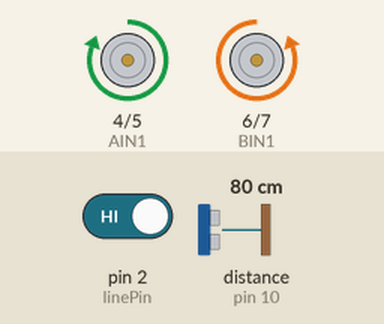
Simulated run of this sketch. Board: Arduino Uno, built with avr-gcc and run on an emulated ATmega328P. On the bench: motor-driver pin pairs drawn as motors (green arrow = first pin HIGH = forward, orange = second pin HIGH = backward, longer = more drive). Wiring (inferred from the names in the program): ultrasonic range finder: trigger pin 9; echo pin 10. Inputs (shaded band) come from the test bench; at power-on: distance to the obstacle (sensor on pin 10) 80 cm, pin 2 (linePin) HIGH. The echo pulse lasts 58.3 µs per cm.

Above: at 6.2 s.
6.3 s: distance to the obstacle (sensor on pin 10) set to 46 cm
7.8 s: distance to the obstacle (sensor on pin 10) set to 38 cm
At 8.6 s:
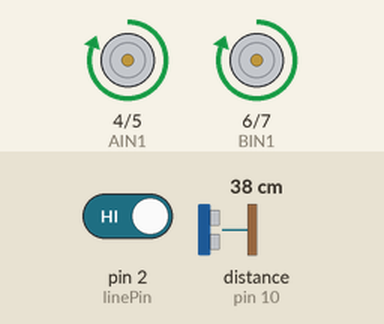
9.3 s: distance to the obstacle (sensor on pin 10) set to 60 cm
At 9.8 s:
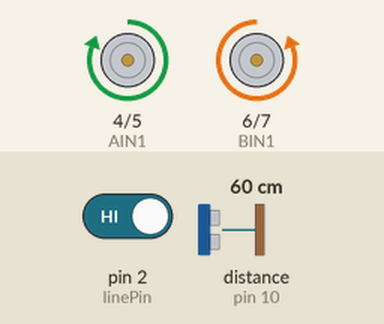
10.8 s: distance to the obstacle (sensor on pin 10) set to 2 cm
At 12.0 s:
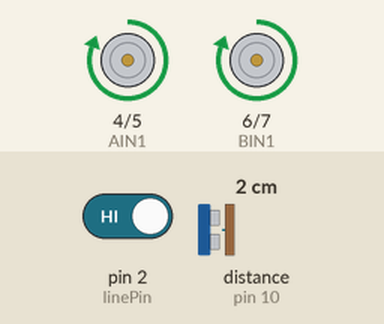
Timing chart, 0 to 13.3 s (numbered marks = the images above; inputs shaded):
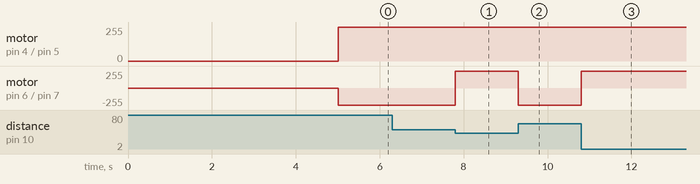

The sketch:

code.ino
```cpp
const int trigPin = 9;
const int echoPin = 10;
const int linePin = 2;

const int AIN1 = 4;
const int AIN2 = 5;
const int BIN1 = 6;
const int BIN2 = 7;

long duration;
int distance;

void setup() {
  Serial.begin(9600);

  pinMode(trigPin, OUTPUT);
  pinMode(echoPin, INPUT);
  pinMode(linePin, INPUT);

  pinMode(AIN1, OUTPUT);
  pinMode(AIN2, OUTPUT);
  pinMode(BIN1, OUTPUT);
  pinMode(BIN2, OUTPUT);

  stopRobot();
  delay(5000);
}

void loop() {
  distance = getDistance();
  int lineStatus = digitalRead(linePin);

  if (lineStatus == LOW) {
    moveForward();
  }
  else {
    if (distance > 0 && distance <= 40) {
      moveForward();
    }
    else {
      spinRight();
    }
  }
}

int getDistance() {
  digitalWrite(trigPin, LOW);
  delayMicroseconds(2);
  digitalWrite(trigPin, HIGH);
  delayMicroseconds(10);
  digitalWrite(trigPin, LOW);

  duration = pulseIn(echoPin, HIGH);
  int d = duration * 0.034 / 2;

  if (d <= 0 || d > 400) return 400;
  return d;
}

void moveForward() {
  digitalWrite(AIN1, HIGH);
  digitalWrite(AIN2, LOW);
  digitalWrite(BIN1, HIGH);
  digitalWrite(BIN2, LOW);
}

void spinRight() {
  digitalWrite(AIN1, HIGH);
  digitalWrite(AIN2, LOW);
  digitalWrite(BIN1, LOW);
  digitalWrite(BIN2, HIGH);
}

void stopRobot() {
  digitalWrite(AIN1, LOW);
  digitalWrite(AIN2, LOW);
  digitalWrite(BIN1, LOW);
  digitalWrite(BIN2, LOW);
}
```

Measured:
- the behaviour switches between 42 and 41 cm on distance to the obstacle (sensor on pin 10) (found by bisection; images 0 and 1)
- after the input at 6.3 s, every drawn part: stays the same
- after the input at 7.8 s, motor on pin 6 (BIN1) / pin 7 (BIN2): backward 255/255 → forward 255/255 at once
- after the input at 9.3 s, motor on pin 6 (BIN1) / pin 7 (BIN2): forward 255/255 → backward 255/255 at once
- after the input at 10.8 s, motor on pin 6 (BIN1) / pin 7 (BIN2): backward 255/255 → forward 255/255 at once
